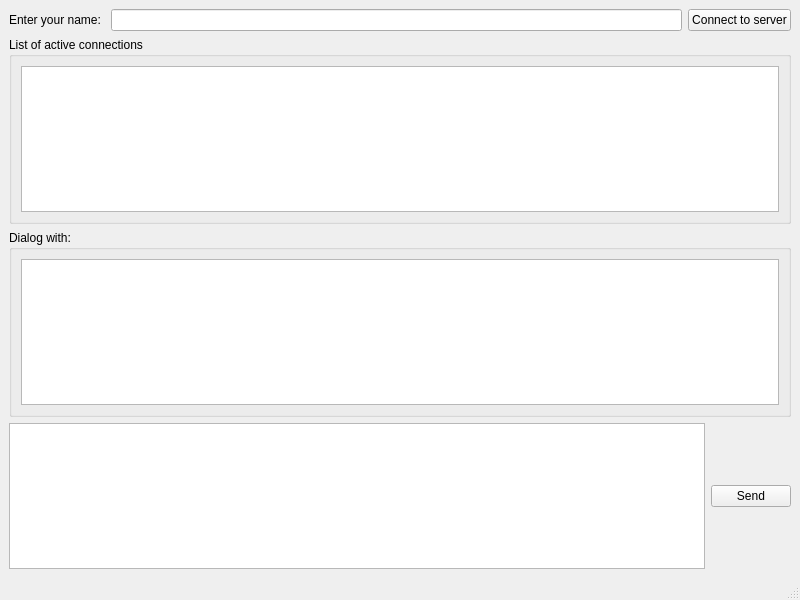
<?xml version="1.0" encoding="UTF-8"?>
<ui version="4.0">
 <class>ClientWindow</class>
 <widget class="QMainWindow" name="ClientWindow">
  <property name="geometry">
   <rect>
    <x>0</x>
    <y>0</y>
    <width>800</width>
    <height>600</height>
   </rect>
  </property>
  <property name="windowTitle">
   <string>ClientWindow</string>
  </property>
  <widget class="QWidget" name="centralwidget">
   <layout class="QVBoxLayout" name="verticalLayout_3">
    <item>
     <layout class="QHBoxLayout" name="horizontalLayout">
      <item>
       <widget class="QLabel" name="label">
        <property name="text">
         <string>Enter your name: </string>
        </property>
       </widget>
      </item>
      <item>
       <widget class="QLineEdit" name="lineEdit_Name"/>
      </item>
      <item>
       <widget class="QPushButton" name="button_connectToServer">
        <property name="text">
         <string>Connect to server</string>
        </property>
       </widget>
      </item>
     </layout>
    </item>
    <item>
     <widget class="QGroupBox" name="groupBox">
      <property name="title">
       <string>List of active connections</string>
      </property>
      <layout class="QVBoxLayout" name="verticalLayout">
       <item>
        <widget class="QListWidget" name="listWidget"/>
       </item>
      </layout>
     </widget>
    </item>
    <item>
     <widget class="QGroupBox" name="groupBox_2">
      <property name="title">
       <string>Dialog with: </string>
      </property>
      <layout class="QVBoxLayout" name="verticalLayout_2">
       <item>
        <widget class="QTextBrowser" name="textBrowser"/>
       </item>
      </layout>
     </widget>
    </item>
    <item>
     <layout class="QHBoxLayout" name="horizontalLayout_2">
      <item>
       <widget class="QTextEdit" name="textEdit"/>
      </item>
      <item>
       <widget class="QPushButton" name="button_sendMessage">
        <property name="text">
         <string>Send</string>
        </property>
       </widget>
      </item>
     </layout>
    </item>
   </layout>
  </widget>
  <widget class="QMenuBar" name="menubar">
   <property name="geometry">
    <rect>
     <x>0</x>
     <y>0</y>
     <width>800</width>
     <height>21</height>
    </rect>
   </property>
  </widget>
  <widget class="QStatusBar" name="statusbar"/>
 </widget>
 <resources/>
 <connections/>
</ui>
